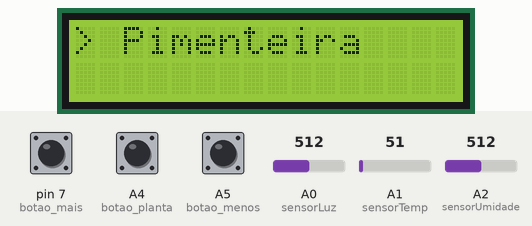
Bench run of a sketch on a simulated Arduino Uno, built with avr-gcc and run on an emulated ATmega328P. Parts: 16×2 character LCD. The test bench sets the inputs (shaded band); at power-on: pin 7 (botao_mais) LOW, A4 (botao_planta) LOW, A2 (sensorUmidade) = 512, A0 (sensorLuz) = 512, A1 (sensorTemp) = 51, A5 (botao_menos) LOW.

Above: at 1.8 s.
1.9 s: pin 7 (botao_mais) pulled HIGH for 3.2 s
At 5.7 s:
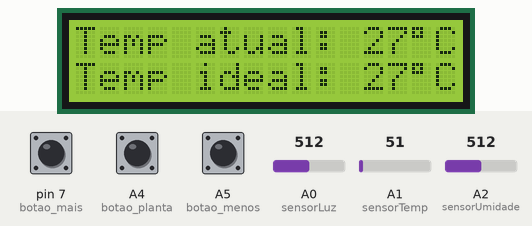
6.6 s: A4 (botao_planta) pulled HIGH for 1 s
At 8.0 s:
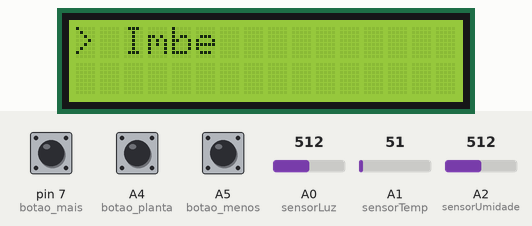
9.1 s: A4 (botao_planta) pulled HIGH for 3.2 s
At 10.2 s:
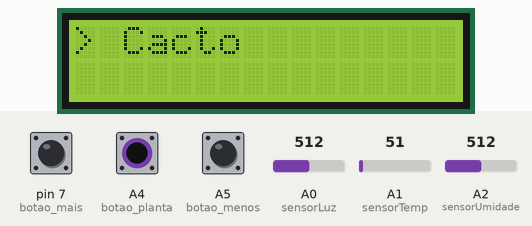
13.8 s: pin 7 (botao_mais) pulled HIGH for 1 s
At 15.9 s:
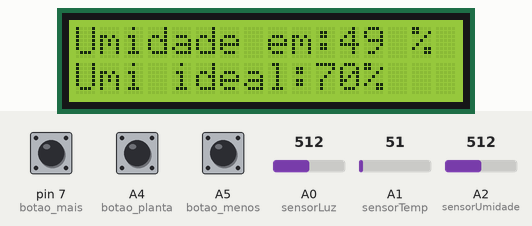
16.3 s: A2 (sensorUmidade) set to 716
At 18.1 s:
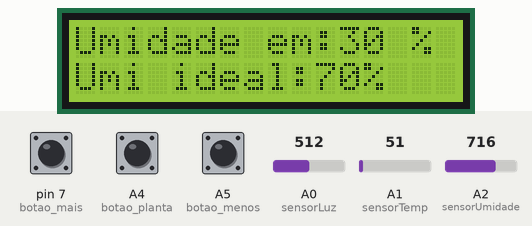
18.4 s: A2 (sensorUmidade) set to 900
At 20.8 s:
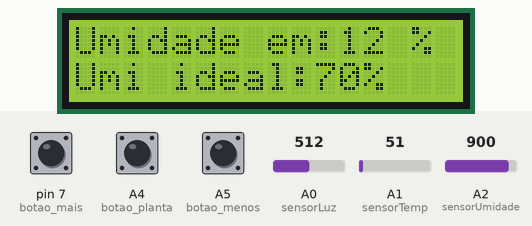
Timing chart, 0 to 21.8 s (numbered marks = the images above; inputs shaded):
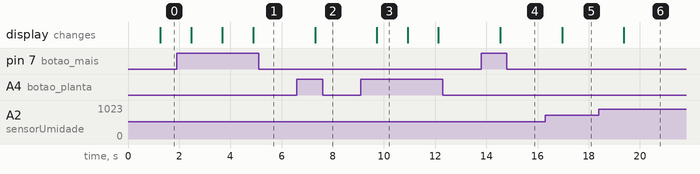

The sketch:

C_digo.ino
```cpp
#include "LiquidCrystal.h"
#include "Limits.h"
// portas dos sensores
const int sensorLuz  = 0; // pino analogico A0
const int sensorTemp = 1; // pino analogico A1
const int sensorUmidade = 2; // pino analogico A2

// valores para cada sensor
int valorSensorUmidade = 0; //usada para ler o valor do sensor de umidade.
int valorSensorLuz  = 0;  //usada para ler o valor do sensor de luz.
int valorSensorTemp = 0;  //usada para ler o valor do sensor de temperatura.
int menorValorTemp = INT_MAX; //usada para armazenar o menor valor da temperatura.

//portas dos botoes
int botao_mais = 7;
int botao_menos = A5;
int botao_planta = A4;

int valor_menu_plantas = 1;
int valor_menu = 0;
LiquidCrystal lcd(9, 8, 5, 4, 3, 2);

void setup() {
  // put your setup code here, to run once:
  // Configuração dos botão

  pinMode(botao_mais, INPUT);
  pinMode(botao_menos, INPUT);
  pinMode(botao_planta, INPUT);
  lcd.begin(16, 2);
}

void loop() {
   //Para evitar as grandes variações de leitura do componente
  //LM35 são feitas 8 leituras e o menor valor lido prevalece.
  menorValorTemp  = INT_MAX; //Inicializando com o maior valor int possível
  for (int i = 1; i <= 8; i++) {
    //Lendo o valor do sensor de temperatura.
    valorSensorTemp = analogRead(sensorTemp);

    //Transformando valor lido no sensor de temperatura em graus celsius aproximados.
    valorSensorTemp *= 0.54 ;

    //Mantendo sempre a menor temperatura lida
    if (valorSensorTemp < menorValorTemp) {
      menorValorTemp = valorSensorTemp;
    }

   delay(150);
  }

  //Lendo o valor do sensor de luz
  valorSensorLuz  = analogRead(sensorLuz);
  //Lendo o valor do sensor de umidade
  valorSensorUmidade = analogRead(sensorUmidade);

  if (digitalRead(botao_mais) == HIGH) {
    valor_menu++;                           //valor_menu = valor_menu + 1
  }
  if (digitalRead(botao_menos) == HIGH) {
    valor_menu--;
  }
  if (digitalRead(botao_planta) == HIGH) {
    valor_menu_plantas = valor_menu_plantas + 1;
    valor_menu = 0;
  }
  if (valor_menu > 3) {
    valor_menu = 0;
  }
  if (valor_menu < 0) {
    valor_menu = 3;
  }
  if(valor_menu_plantas > 3){
    valor_menu_plantas = 1;
  }

  lcd.clear();
  //switch (valor_menu)
    switch (valor_menu_plantas)
    {
      case 1: //Inicio da planta 1 e seus 3 sensores
      lcd.setCursor(0, 0);
      lcd.print("> Pimenteira");
      switch (valor_menu){
        case 1:   //switch dos 3 sensores
        lcd.setCursor(0, 0);
        valorSensorUmidade = map( valorSensorUmidade, 1023, 0, 0, 100); //mapeamento para transformar 1023 em 0, e 100
        lcd.print("Umidade em:");
        lcd.print(valorSensorUmidade);
        lcd.print(" %");
        lcd.setCursor(0, 1);
        lcd.print("Umi ideal:40%");
      break;

        case 2:
        lcd.setCursor(0, 0);
        lcd.print("Lum atual:");
        lcd.print(valorSensorLuz);
        lcd.setCursor(0, 1);
        lcd.print("Lum ideal:300");
      break;

        case 3:
        lcd.setCursor(0, 0);
        lcd.print("Temp atual: ");
        lcd.print(menorValorTemp);
        lcd.write(B11011111); //Simbolo de graus celsius
        lcd.print("C");
        lcd.setCursor(0, 1);
        lcd.print("Temp ideal: 27");
        lcd.write(B11011111); //Simbolo de graus celsius
      lcd.print("C");
      break; //fim dos sensores da planta 1
     }
      break; // break da planta 1


      case 2: //inicio da planta 2 e seus sensores
      lcd.setCursor(0, 0);
      lcd.print("> Imbe");
      switch (valor_menu){ //sensores da planta 2
        case 1:   //switch dos 3 sensores
        lcd.setCursor(0, 0);
        valorSensorUmidade = map( valorSensorUmidade, 1023, 0, 0, 100); //mapeamento para transformar 1023 em 0, e 100
        lcd.print("Umidade em:");
        lcd.print(valorSensorUmidade);
        lcd.print(" %");
        lcd.setCursor(0, 1);
        lcd.print("Umi ideal:70%");
      break;

        case 2:
        lcd.setCursor(0, 0);
        lcd.print("Lum atual:");
        lcd.print(valorSensorLuz);
        lcd.setCursor(0, 1);
        lcd.print("Lum ideal:400");
      break;

        case 3:
        lcd.setCursor(0, 0);
        lcd.print("Temp atual: ");
        lcd.print(menorValorTemp);
        lcd.write(B11011111); //Simbolo de graus celsius
        lcd.print("C");
        lcd.setCursor(0, 1);
        lcd.print("Temp ideal: 27");
        lcd.write(B11011111); //Simbolo de graus celsius
      lcd.print("C");
      break; //fim dos sensores da planta 2
     }
      break;  //break da planta 2

      case 3: //planta 3 e seus 3 sensores
      lcd.setCursor(0, 0);
      lcd.print("> Cacto");
      switch (valor_menu){
        case 1: //switch dos 3 sensores
        lcd.setCursor(0, 0);
        valorSensorUmidade = map( valorSensorUmidade, 1023, 0, 0, 100); //mapeamento para transformar 1023 em 0, e 100
        lcd.print("Umidade em:");
        lcd.print(valorSensorUmidade);
        lcd.print(" %");
        lcd.setCursor(0, 1);
        lcd.print("Umi ideal:10%");
      break;

        case 2:
        lcd.setCursor(0, 0);
        lcd.print("Lum atual:");
        lcd.print(valorSensorLuz);
        lcd.setCursor(0, 1);
        lcd.print("Lum ideal:700");
      break;

        case 3:
        lcd.setCursor(0, 0);
        lcd.print("Temp atual: ");
        lcd.print(menorValorTemp);
        lcd.write(B11011111); //Simbolo de graus celsius
        lcd.print("C");
        lcd.setCursor(0, 1);
        lcd.print("Temp ideal: 28");
        lcd.write(B11011111); //Simbolo de graus celsius
      lcd.print("C");
      break; //fim dos sensores da planta 3
     }
      break; //break da planta 3

  }
}
```

Measured:
- after the input at 1.9 s, the display: first changes after 0.58 s (image 1 shows a later state)
- after the input at 6.6 s, the display: changes after 0.71 s (image 2)
- after the input at 9.1 s, the display: changes after 0.62 s (image 3)
- after the input at 13.8 s, the display: changes after 0.74 s (image 4)
- after the input at 16.3 s, the display: changes after 0.66 s (image 5)
- after the input at 18.4 s, the display: changes after 0.98 s (image 6)
- what the display in image 3 shows lasts 1.2 s, from 9.7 s to 10.9 s
